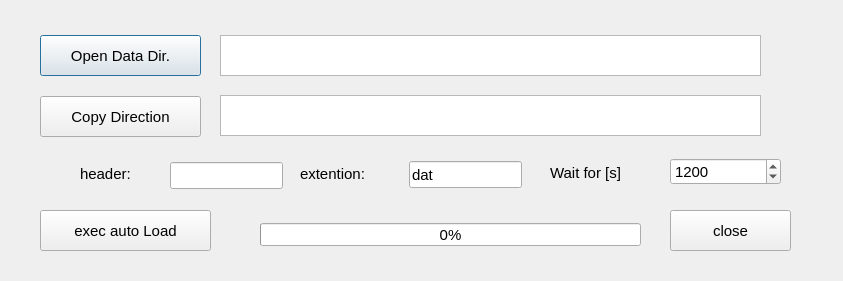
<?xml version="1.0" encoding="UTF-8"?>
<ui version="4.0">
 <class>Dialog</class>
 <widget class="QDialog" name="Dialog">
  <property name="geometry">
   <rect>
    <x>0</x>
    <y>0</y>
    <width>843</width>
    <height>281</height>
   </rect>
  </property>
  <property name="windowTitle">
   <string>Dialog</string>
  </property>
  <widget class="QPushButton" name="pB_cp_from">
   <property name="geometry">
    <rect>
     <x>40</x>
     <y>35</y>
     <width>161</width>
     <height>41</height>
    </rect>
   </property>
   <property name="font">
    <font>
     <family>Arial</family>
     <pointsize>11</pointsize>
    </font>
   </property>
   <property name="text">
    <string>Open Data Dir.</string>
   </property>
  </widget>
  <widget class="QTextBrowser" name="tB_DatDir">
   <property name="geometry">
    <rect>
     <x>220</x>
     <y>35</y>
     <width>541</width>
     <height>41</height>
    </rect>
   </property>
   <property name="font">
    <font>
     <family>Arial</family>
     <pointsize>11</pointsize>
    </font>
   </property>
  </widget>
  <widget class="QTextBrowser" name="tB_cp_direction">
   <property name="geometry">
    <rect>
     <x>220</x>
     <y>95</y>
     <width>541</width>
     <height>41</height>
    </rect>
   </property>
   <property name="font">
    <font>
     <family>Arial</family>
     <pointsize>11</pointsize>
    </font>
   </property>
  </widget>
  <widget class="QPushButton" name="pB_cp_direction">
   <property name="geometry">
    <rect>
     <x>40</x>
     <y>96</y>
     <width>161</width>
     <height>41</height>
    </rect>
   </property>
   <property name="font">
    <font>
     <family>Arial</family>
     <pointsize>11</pointsize>
    </font>
   </property>
   <property name="text">
    <string>Copy Direction</string>
   </property>
  </widget>
  <widget class="QSpinBox" name="spinBox">
   <property name="geometry">
    <rect>
     <x>670</x>
     <y>158</y>
     <width>111</width>
     <height>27</height>
    </rect>
   </property>
   <property name="font">
    <font>
     <family>Arial</family>
     <pointsize>11</pointsize>
    </font>
   </property>
   <property name="maximum">
    <number>1800</number>
   </property>
   <property name="value">
    <number>1200</number>
   </property>
  </widget>
  <widget class="QLabel" name="label">
   <property name="geometry">
    <rect>
     <x>550</x>
     <y>162</y>
     <width>111</width>
     <height>21</height>
    </rect>
   </property>
   <property name="font">
    <font>
     <family>Arial</family>
     <pointsize>11</pointsize>
    </font>
   </property>
   <property name="text">
    <string>Wait for [s]</string>
   </property>
  </widget>
  <widget class="QPushButton" name="pB_exec">
   <property name="geometry">
    <rect>
     <x>40</x>
     <y>210</y>
     <width>171</width>
     <height>41</height>
    </rect>
   </property>
   <property name="font">
    <font>
     <family>Arial</family>
     <pointsize>11</pointsize>
    </font>
   </property>
   <property name="text">
    <string>exec auto Load</string>
   </property>
   <property name="autoDefault">
    <bool>true</bool>
   </property>
  </widget>
  <widget class="QPushButton" name="pB_close">
   <property name="geometry">
    <rect>
     <x>670</x>
     <y>210</y>
     <width>121</width>
     <height>41</height>
    </rect>
   </property>
   <property name="font">
    <font>
     <family>Arial</family>
     <pointsize>11</pointsize>
    </font>
   </property>
   <property name="text">
    <string>close</string>
   </property>
  </widget>
  <widget class="QProgressBar" name="progressBar">
   <property name="geometry">
    <rect>
     <x>260</x>
     <y>223</y>
     <width>381</width>
     <height>23</height>
    </rect>
   </property>
   <property name="font">
    <font>
     <family>Arial</family>
     <pointsize>11</pointsize>
    </font>
   </property>
   <property name="value">
    <number>0</number>
   </property>
  </widget>
  <widget class="QLabel" name="label_2">
   <property name="geometry">
    <rect>
     <x>80</x>
     <y>165</y>
     <width>81</width>
     <height>17</height>
    </rect>
   </property>
   <property name="font">
    <font>
     <family>Arial</family>
     <pointsize>11</pointsize>
    </font>
   </property>
   <property name="text">
    <string>header:</string>
   </property>
  </widget>
  <widget class="QLineEdit" name="lineEdit">
   <property name="geometry">
    <rect>
     <x>170</x>
     <y>162</y>
     <width>113</width>
     <height>27</height>
    </rect>
   </property>
   <property name="font">
    <font>
     <family>Arial</family>
     <pointsize>11</pointsize>
    </font>
   </property>
   <property name="toolTip">
    <string>&lt;html&gt;&lt;head/&gt;&lt;body&gt;&lt;p&gt;write a common part of data files (ex. a_001_0001.dat, a_001_0002.dat, =&amp;gt; 'ax')&lt;/p&gt;&lt;/body&gt;&lt;/html&gt;</string>
   </property>
  </widget>
  <widget class="QLineEdit" name="lineEdit_2">
   <property name="geometry">
    <rect>
     <x>409</x>
     <y>161</y>
     <width>113</width>
     <height>27</height>
    </rect>
   </property>
   <property name="font">
    <font>
     <family>Arial</family>
     <pointsize>11</pointsize>
    </font>
   </property>
   <property name="toolTip">
    <string>&lt;html&gt;&lt;head/&gt;&lt;body&gt;&lt;p&gt;write a common extention (ex. a_001_0001.dat, a_001_0002.dat, =&amp;gt; 'dat')&lt;/p&gt;&lt;/body&gt;&lt;/html&gt;</string>
   </property>
   <property name="text">
    <string>dat</string>
   </property>
  </widget>
  <widget class="QLabel" name="label_3">
   <property name="geometry">
    <rect>
     <x>300</x>
     <y>165</y>
     <width>101</width>
     <height>17</height>
    </rect>
   </property>
   <property name="font">
    <font>
     <family>Arial</family>
     <pointsize>11</pointsize>
    </font>
   </property>
   <property name="text">
    <string>extention:</string>
   </property>
  </widget>
 </widget>
 <resources/>
 <connections/>
</ui>
